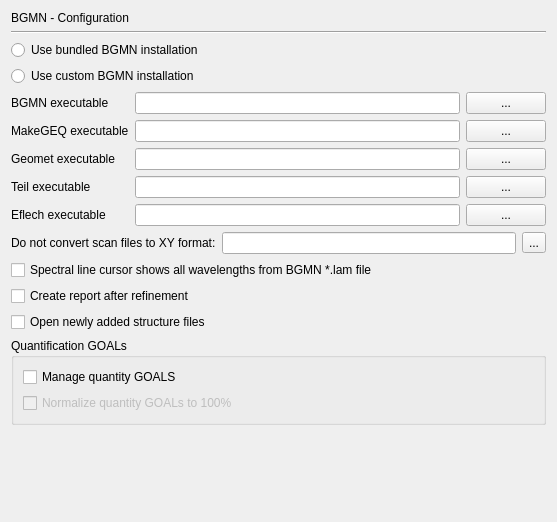
<?xml version="1.0" encoding="UTF-8"?>
<ui version="4.0">
 <class>PrefPageBgmnConfig</class>
 <widget class="QWidget" name="PrefPageBgmnConfig">
  <property name="geometry">
   <rect>
    <x>0</x>
    <y>0</y>
    <width>557</width>
    <height>522</height>
   </rect>
  </property>
  <property name="windowTitle">
   <string>Form</string>
  </property>
  <layout class="QGridLayout" name="gridLayout_2">
   <item row="0" column="0">
    <widget class="QLabel" name="label_38">
     <property name="text">
      <string>BGMN - Configuration</string>
     </property>
    </widget>
   </item>
   <item row="1" column="0">
    <widget class="Line" name="line_5">
     <property name="orientation">
      <enum>Qt::Horizontal</enum>
     </property>
    </widget>
   </item>
   <item row="2" column="0">
    <widget class="QRadioButton" name="radioButtonInstBundled">
     <property name="toolTip">
      <string>&lt;html&gt;&lt;head/&gt;&lt;body&gt;&lt;p&gt;Check this option if the BGMN installation bundled with Profex should be used.&lt;/p&gt;&lt;p&gt;Normally this is the preferred option.&lt;/p&gt;&lt;/body&gt;&lt;/html&gt;</string>
     </property>
     <property name="text">
      <string>Use bundled BGMN installation</string>
     </property>
    </widget>
   </item>
   <item row="3" column="0">
    <widget class="QRadioButton" name="radioButtonInstCustom">
     <property name="toolTip">
      <string>&lt;html&gt;&lt;head/&gt;&lt;body&gt;&lt;p&gt;Check this option to use a BGMN installation outside of the Profex program directory.&lt;/p&gt;&lt;p&gt;The executables must be located manually.&lt;/p&gt;&lt;/body&gt;&lt;/html&gt;</string>
     </property>
     <property name="text">
      <string>Use custom BGMN installation</string>
     </property>
    </widget>
   </item>
   <item row="4" column="0">
    <widget class="QWidget" name="groupBgmnCustom" native="true">
     <layout class="QGridLayout" name="gridLayout">
      <property name="leftMargin">
       <number>0</number>
      </property>
      <property name="topMargin">
       <number>0</number>
      </property>
      <property name="rightMargin">
       <number>0</number>
      </property>
      <property name="bottomMargin">
       <number>0</number>
      </property>
      <item row="0" column="0">
       <widget class="QLabel" name="label_6">
        <property name="text">
         <string>BGMN executable</string>
        </property>
       </widget>
      </item>
      <item row="0" column="1">
       <widget class="QLineEdit" name="lineEditBgmnExec">
        <property name="toolTip">
         <string>&lt;html&gt;&lt;head/&gt;&lt;body&gt;&lt;p&gt;Select the path to the BGMN executable (BGMN.exe)&lt;/p&gt;&lt;/body&gt;&lt;/html&gt;</string>
        </property>
       </widget>
      </item>
      <item row="0" column="2">
       <widget class="QPushButton" name="pushButtonBgmnExec">
        <property name="toolTip">
         <string>&lt;html&gt;&lt;head/&gt;&lt;body&gt;&lt;p&gt;Select the path to the BGMN executable (BGMN.exe)&lt;/p&gt;&lt;/body&gt;&lt;/html&gt;</string>
        </property>
        <property name="text">
         <string>...</string>
        </property>
       </widget>
      </item>
      <item row="1" column="0">
       <widget class="QLabel" name="label_17">
        <property name="text">
         <string>MakeGEQ executable</string>
        </property>
       </widget>
      </item>
      <item row="1" column="1">
       <widget class="QLineEdit" name="lineEditMakeGeqExec">
        <property name="toolTip">
         <string>&lt;html&gt;&lt;head/&gt;&lt;body&gt;&lt;p&gt;Select the path to the MakeGEQ executable (MAKEGEQ.exe)&lt;/p&gt;&lt;/body&gt;&lt;/html&gt;</string>
        </property>
       </widget>
      </item>
      <item row="1" column="2">
       <widget class="QPushButton" name="pushButtonMakeGeq">
        <property name="toolTip">
         <string>&lt;html&gt;&lt;head/&gt;&lt;body&gt;&lt;p&gt;Select the path to the MakeGEQ executable (MAKEGEQ.exe)&lt;/p&gt;&lt;/body&gt;&lt;/html&gt;</string>
        </property>
        <property name="text">
         <string>...</string>
        </property>
       </widget>
      </item>
      <item row="2" column="0">
       <widget class="QLabel" name="label_18">
        <property name="text">
         <string>Geomet executable</string>
        </property>
       </widget>
      </item>
      <item row="2" column="1">
       <widget class="QLineEdit" name="lineEditGeometExec">
        <property name="toolTip">
         <string>&lt;html&gt;&lt;head/&gt;&lt;body&gt;&lt;p&gt;Select the path to the GEOMET executable (GEOMET.exe)&lt;/p&gt;&lt;/body&gt;&lt;/html&gt;</string>
        </property>
       </widget>
      </item>
      <item row="2" column="2">
       <widget class="QPushButton" name="pushButtonGeomet">
        <property name="toolTip">
         <string>&lt;html&gt;&lt;head/&gt;&lt;body&gt;&lt;p&gt;Select the path to the GEOMET executable (GEOMET.exe)&lt;/p&gt;&lt;/body&gt;&lt;/html&gt;</string>
        </property>
        <property name="text">
         <string>...</string>
        </property>
       </widget>
      </item>
      <item row="3" column="0">
       <widget class="QLabel" name="label_19">
        <property name="text">
         <string>Teil executable</string>
        </property>
       </widget>
      </item>
      <item row="3" column="1">
       <widget class="QLineEdit" name="lineEditTeilExec">
        <property name="toolTip">
         <string>&lt;html&gt;&lt;head/&gt;&lt;body&gt;&lt;p&gt;Select the path to the OUTPUT executable (OUTPUT.exe)&lt;/p&gt;&lt;/body&gt;&lt;/html&gt;</string>
        </property>
       </widget>
      </item>
      <item row="3" column="2">
       <widget class="QPushButton" name="pushButtonTeil">
        <property name="toolTip">
         <string>&lt;html&gt;&lt;head/&gt;&lt;body&gt;&lt;p&gt;Select the path to the OUTPUT executable (OUTPUT.exe)&lt;/p&gt;&lt;/body&gt;&lt;/html&gt;</string>
        </property>
        <property name="text">
         <string>...</string>
        </property>
       </widget>
      </item>
      <item row="4" column="0">
       <widget class="QLabel" name="label_56">
        <property name="text">
         <string>Eflech executable</string>
        </property>
       </widget>
      </item>
      <item row="4" column="1">
       <widget class="QLineEdit" name="lineEditEflechExec"/>
      </item>
      <item row="4" column="2">
       <widget class="QPushButton" name="pushButtonEflech">
        <property name="text">
         <string>...</string>
        </property>
       </widget>
      </item>
     </layout>
    </widget>
   </item>
   <item row="5" column="0">
    <layout class="QHBoxLayout" name="horizontalLayout">
     <item>
      <widget class="QLabel" name="label">
       <property name="text">
        <string>Do not convert scan files to XY format:</string>
       </property>
      </widget>
     </item>
     <item>
      <widget class="QLineEdit" name="lineEditScanFilesNotConverted">
       <property name="toolTip">
        <string>&lt;html&gt;&lt;head/&gt;&lt;body&gt;&lt;p&gt;The BGMN refinement kernel only supports certain scan file formats natively. Other formats must be converted to XY ASCII format by Profex.&lt;/p&gt;&lt;p&gt;Enter the file extensions of those file formats that should &lt;span style=&quot; font-weight:700;&quot;&gt;not&lt;/span&gt; be converted to XY as a space-separated list.&lt;/p&gt;&lt;p&gt;Example: &lt;span style=&quot; font-family:'monospace';&quot;&gt;val xye&lt;/span&gt;&lt;/p&gt;&lt;p&gt;Note: If the formats entered here are not supported by BGMN natively, the refinement will abort.&lt;/p&gt;&lt;p&gt;If unsure, enter &amp;quot;val xye&amp;quot;.&lt;/p&gt;&lt;/body&gt;&lt;/html&gt;</string>
       </property>
      </widget>
     </item>
     <item>
      <widget class="QToolButton" name="toolButtonResetNotConvertFormats">
       <property name="text">
        <string>...</string>
       </property>
       <property name="icon">
        <iconset theme="profex-undo"/>
       </property>
      </widget>
     </item>
    </layout>
   </item>
   <item row="6" column="0">
    <widget class="QCheckBox" name="checkBoxWlLamFile">
     <property name="toolTip">
      <string>&lt;html&gt;&lt;head/&gt;&lt;body&gt;&lt;p&gt;If checked, all spectral lines specified in the *.lam file will be shown. &lt;/p&gt;&lt;p&gt;Otherwise only Ka1, Ka2 and Kb will be shown using hard-coded values.&lt;/p&gt;&lt;p&gt;If unsure, leave this option unchecked.&lt;/p&gt;&lt;/body&gt;&lt;/html&gt;</string>
     </property>
     <property name="text">
      <string>Spectral line cursor shows all wavelengths from BGMN *.lam file</string>
     </property>
    </widget>
   </item>
   <item row="7" column="0">
    <widget class="QCheckBox" name="checkBoxCreateReport">
     <property name="toolTip">
      <string>&lt;html&gt;&lt;head/&gt;&lt;body&gt;&lt;p&gt;If checked, a report of the refinement will be created automatically when the refinement completes.&lt;/p&gt;&lt;p&gt;The report is stored in the project directory in HTML format.&lt;/p&gt;&lt;/body&gt;&lt;/html&gt;</string>
     </property>
     <property name="text">
      <string>Create report after refinement</string>
     </property>
    </widget>
   </item>
   <item row="8" column="0">
    <widget class="QCheckBox" name="checkBoxOpenAddedStrFiles">
     <property name="toolTip">
      <string>&lt;html&gt;&lt;head/&gt;&lt;body&gt;&lt;p&gt;If checked, structure files added to the project using the Add/Remove function will be opened in a text editor&lt;/p&gt;&lt;/body&gt;&lt;/html&gt;</string>
     </property>
     <property name="text">
      <string>Open newly added structure files</string>
     </property>
    </widget>
   </item>
   <item row="9" column="0">
    <widget class="QGroupBox" name="groupBox">
     <property name="title">
      <string>Quantification GOALs</string>
     </property>
     <layout class="QVBoxLayout" name="verticalLayout_2">
      <item>
       <widget class="QCheckBox" name="checkBoxManageGoals">
        <property name="toolTip">
         <string>&lt;html&gt;&lt;head/&gt;&lt;body&gt;&lt;p&gt;If checked, Profex manages the phase quantification GOALs in the control file when adding or removing phases. Manual edits to the GOALs will be overwritten.&lt;/p&gt;&lt;p&gt;If unchecke, the quantity GOALs must be managed manually after adding or removing phases.&lt;/p&gt;&lt;p&gt;If unsure, check this option.&lt;/p&gt;&lt;/body&gt;&lt;/html&gt;</string>
        </property>
        <property name="text">
         <string>Manage quantity GOALS</string>
        </property>
       </widget>
      </item>
      <item>
       <widget class="QCheckBox" name="checkBoxQuantGoals100">
        <property name="enabled">
         <bool>false</bool>
        </property>
        <property name="toolTip">
         <string>&lt;html&gt;&lt;head/&gt;&lt;body&gt;&lt;p&gt;If checked, quantity goals are normalized to 100%. Otherwise they are normalized to 1.0.&lt;/p&gt;&lt;p&gt;Changes will take effect after adding or removing phases.&lt;/p&gt;&lt;p&gt;If unsure, leave this option unchecked.&lt;/p&gt;&lt;/body&gt;&lt;/html&gt;</string>
        </property>
        <property name="text">
         <string>Normalize quantity GOALs to 100%</string>
        </property>
       </widget>
      </item>
     </layout>
    </widget>
   </item>
   <item row="10" column="0">
    <spacer name="verticalSpacer_8">
     <property name="orientation">
      <enum>Qt::Vertical</enum>
     </property>
     <property name="sizeHint" stdset="0">
      <size>
       <width>498</width>
       <height>96</height>
      </size>
     </property>
    </spacer>
   </item>
  </layout>
 </widget>
 <tabstops>
  <tabstop>lineEditBgmnExec</tabstop>
  <tabstop>pushButtonBgmnExec</tabstop>
  <tabstop>lineEditMakeGeqExec</tabstop>
  <tabstop>pushButtonMakeGeq</tabstop>
  <tabstop>lineEditGeometExec</tabstop>
  <tabstop>pushButtonGeomet</tabstop>
  <tabstop>lineEditTeilExec</tabstop>
  <tabstop>pushButtonTeil</tabstop>
  <tabstop>lineEditEflechExec</tabstop>
  <tabstop>pushButtonEflech</tabstop>
  <tabstop>checkBoxWlLamFile</tabstop>
 </tabstops>
 <resources/>
 <connections>
  <connection>
   <sender>checkBoxManageGoals</sender>
   <signal>toggled(bool)</signal>
   <receiver>checkBoxQuantGoals100</receiver>
   <slot>setEnabled(bool)</slot>
   <hints>
    <hint type="sourcelabel">
     <x>61</x>
     <y>340</y>
    </hint>
    <hint type="destinationlabel">
     <x>62</x>
     <y>359</y>
    </hint>
   </hints>
  </connection>
 </connections>
</ui>
